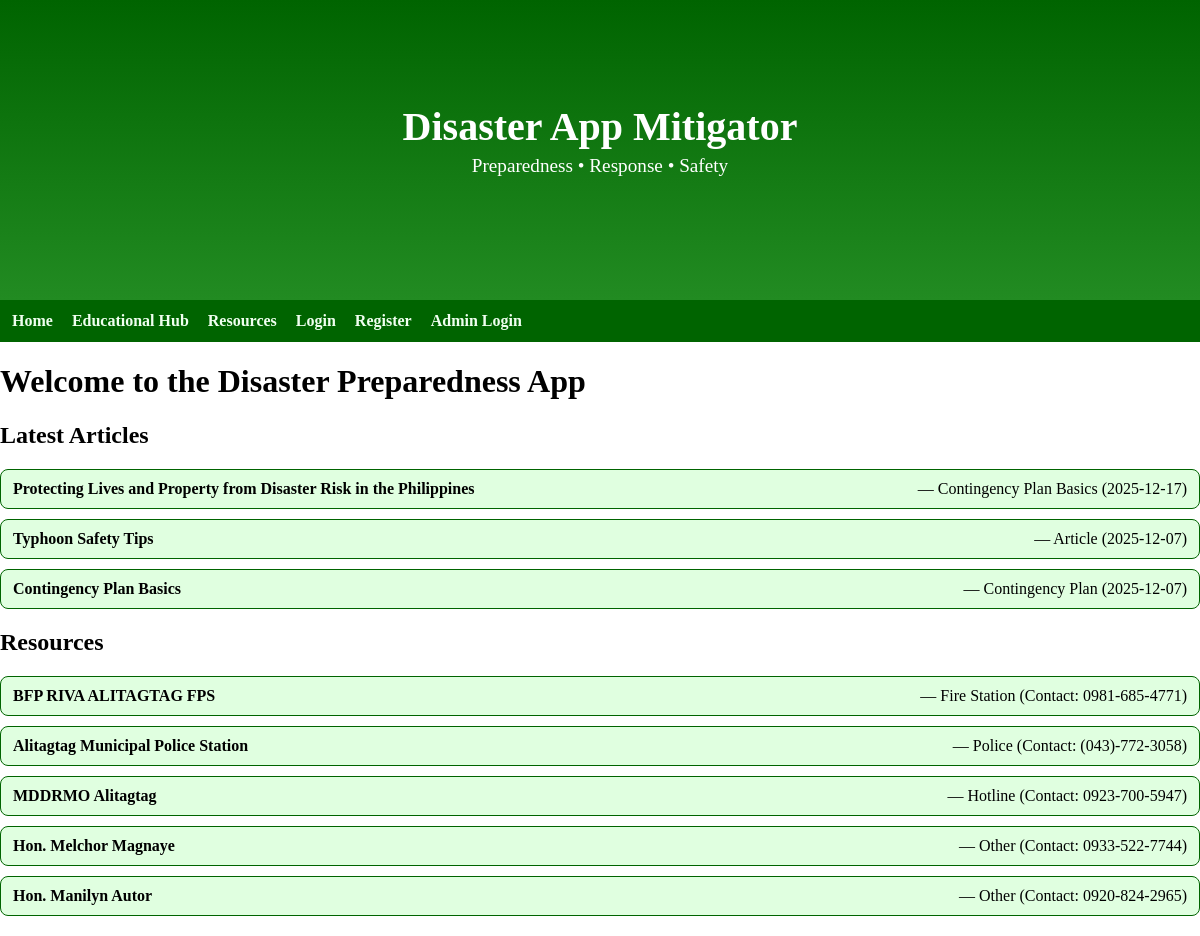
The page / on the database its author committed.
### python/models.py (models this page shows)
class Article(db.Model):
    __tablename__ = "article"
    id = db.Column(db.Integer, primary_key=True)
    title = db.Column(db.String(255), nullable=False)
    category = db.Column(db.String(100))  # Emergency Kit Guide, Contingency Plan, Article
    content = db.Column(db.Text, nullable=False)
    published_at = db.Column(db.DateTime, default=datetime.utcnow)

class Resource(db.Model):
    __tablename__ = "resource"
    id = db.Column(db.Integer, primary_key=True)
    name = db.Column(db.String(255), nullable=False)
    category = db.Column(db.String(100))  # Hospital, Evacuation Center, Hotline, etc.
    address = db.Column(db.Text)
    contact = db.Column(db.String(100))
    latitude = db.Column(db.Numeric(9, 6))
    longitude = db.Column(db.Numeric(9, 6))
    updated_at = db.Column(db.DateTime, default=datetime.utcnow, onupdate=datetime.utcnow)

### app.py (the view)
@app.route("/")
def index():
    latest_articles = Article.query.order_by(Article.published_at.desc()).limit(3).all()
    latest_resources = Resource.query.order_by(Resource.updated_at.desc()).limit(5).all()
    return render_template("index.html", articles=latest_articles, resources=latest_resources)

### templates/index.html (shortened to what this page needs)
{% extends "base.html" %}
{% block content %}
  <h1>Welcome to the Disaster Preparedness App</h1>
  <section>
    <h2>Latest Articles</h2>
    <ul>
      {% for a in articles %}
        <li><strong>{{ a.title }}</strong> — {{ a.category }} ({{ a.published_at.strftime("%Y-%m-%d") }})</li>
      {% else %}
        <li>No articles yet.</li>
      {% endfor %}
    </ul>
  </section>
  <section>
    <h2>Resources</h2>
    <ul>
      {% for r in resources %}
        <li><strong>{{ r.name }}</strong> — {{ r.category }} {% if r.contact %}(Contact: {{ r.contact }}){% endif %}</li>
      {% else %}
        <li>No resources yet.</li>
      {% endfor %}
    </ul>
  </section>
{% endblock %}

### static/css/style.css (style rules this page uses)
body, .navbar { margin: 0; padding: 0; }
body::before { content: ""; position: fixed; top: 0; left: 0; right: 0; bottom: 0; background: rgba(255, 255, 255, 0.6); z-index: -1; }
section h2 + ul { list-style: none; padding-left: 0; margin: 0 0 20px 0; }
section h2 + ul li { background-color: #e0ffe0; border: 1px solid #006400; border-radius: 8px; padding: 10px 12px; margin-bottom: 10px; display: flex; align-items: center; justify-content: space-between; flex-wrap: nowrap; }

### rows shown on the page
Article: title "Protecting Lives and Property from Disaster Risk in the Philippines", category "Contingency Plan Basics", published_at "2025-12-17"
Article: title "Typhoon Safety Tips", category "Article", published_at "2025-12-07"
Article: title "Contingency Plan Basics", category "Contingency Plan", published_at "2025-12-07"
Resource: name "BFP RIVA ALITAGTAG FPS", category "Fire Station", contact "0981-685-4771"
Resource: name "Alitagtag Municipal Police Station", category "Police", contact "(043)-772-3058"
Resource: name "MDDRMO Alitagtag", category "Hotline", contact "0923-700-5947"
Resource: name "Hon. Melchor Magnaye", category "Other", contact "0933-522-7744"
Resource: name "Hon. Manilyn Autor", category "Other", contact "0920-824-2965"
